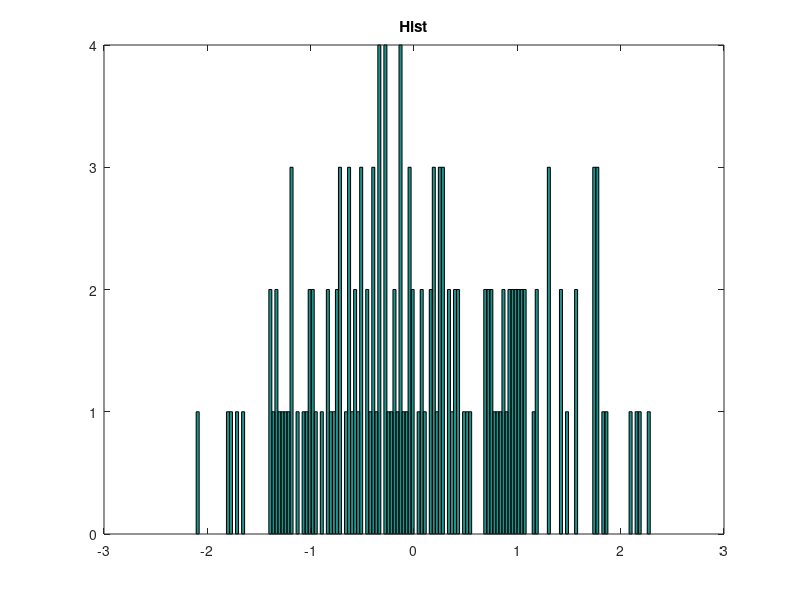
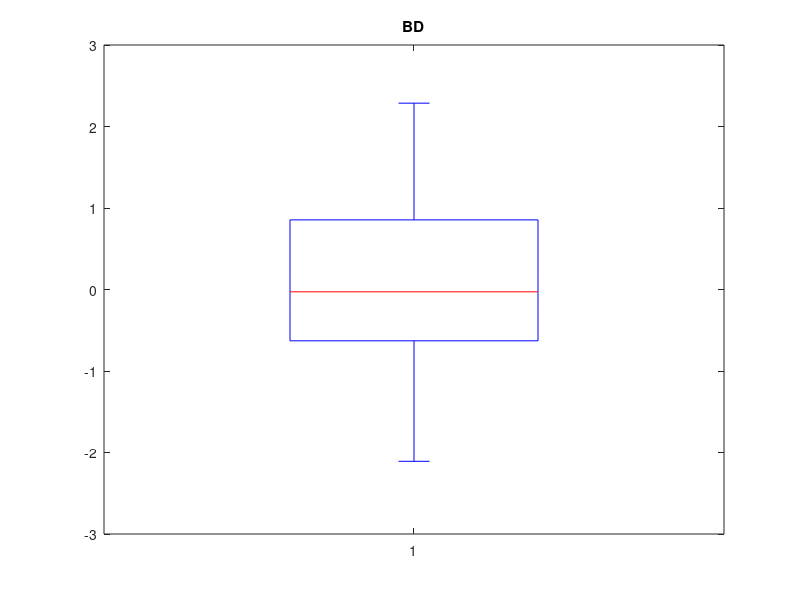
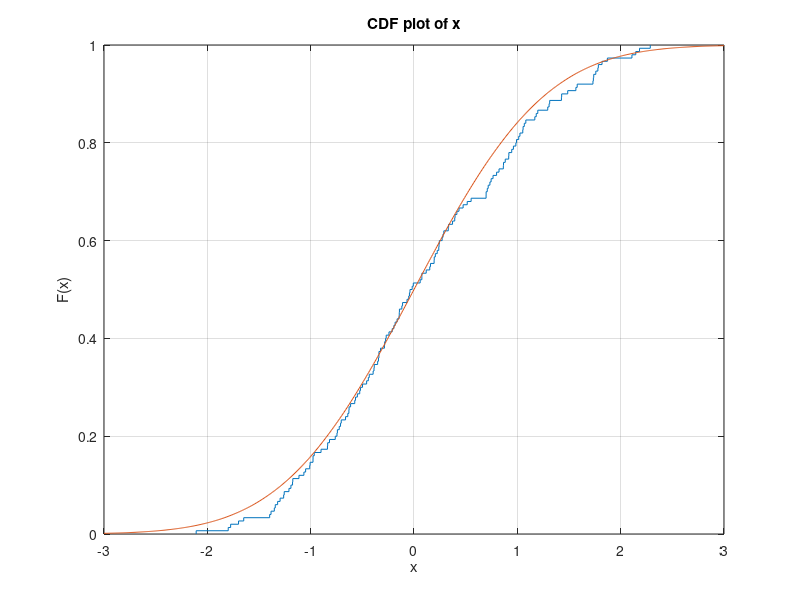

Write MATLAB code to recreate these figures, in order.
clear all
pkg load statistics;
f=fopen('lab4.txt','r'); 
x=fscanf(f,'%f'); 
n=length(x); 
figure,hist(x,n),title("Hist") 
figure,boxplot(x),xlim([0 2]), title("BD") 
MO=mean(x) 
SD=std(x)
a=0.05
c=norminv(1-a/2)
CId=MO-c*SD/sqrt(length(x))
CIg=MO+c*SD/sqrt(length(x)) 
y = -3:.01:3;
r=normcdf(y);
figure, cdfplot(x), hold on, plot(y,r), hold off
